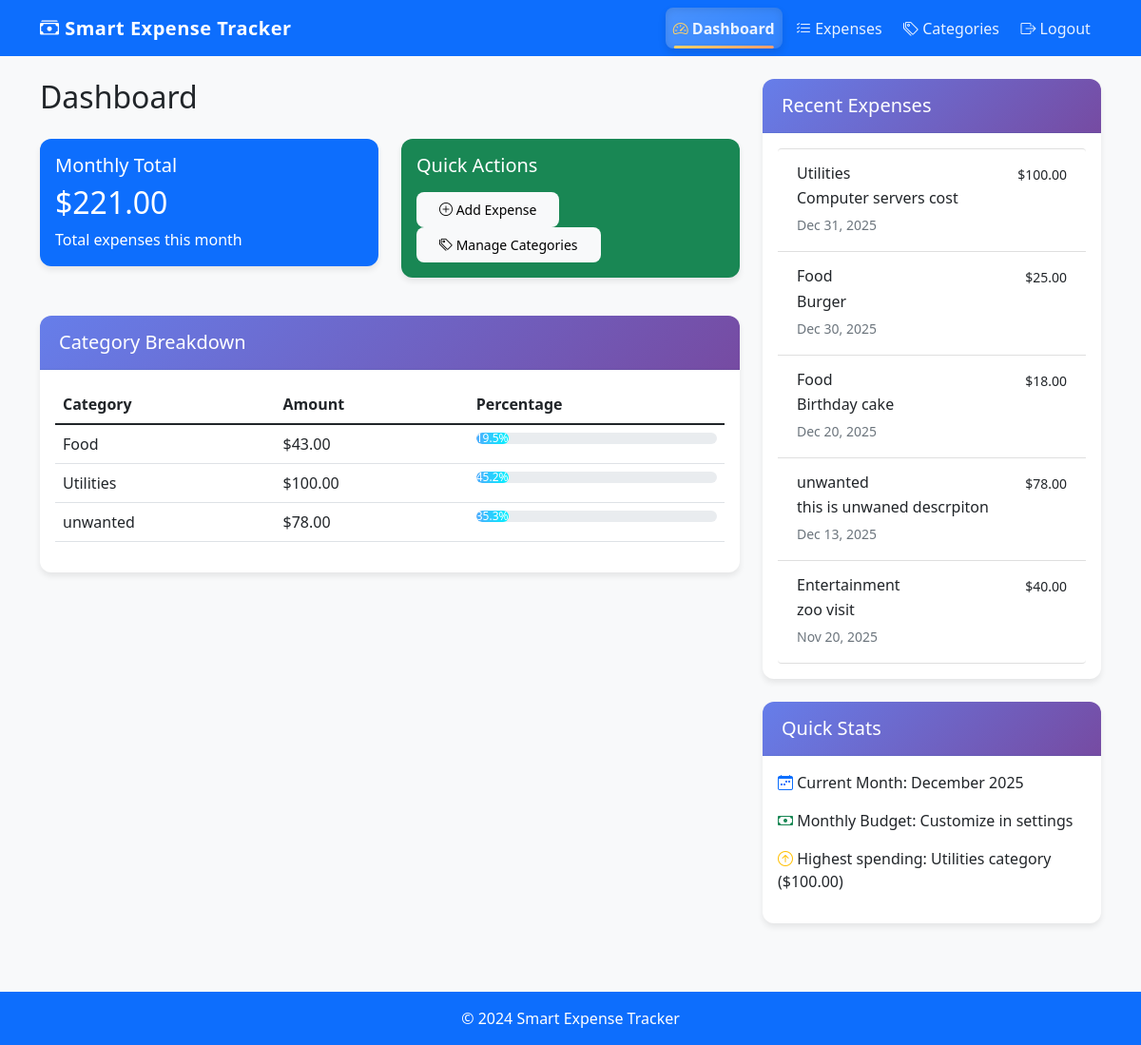
Page /dashboard (signed in) on the earlier database version.
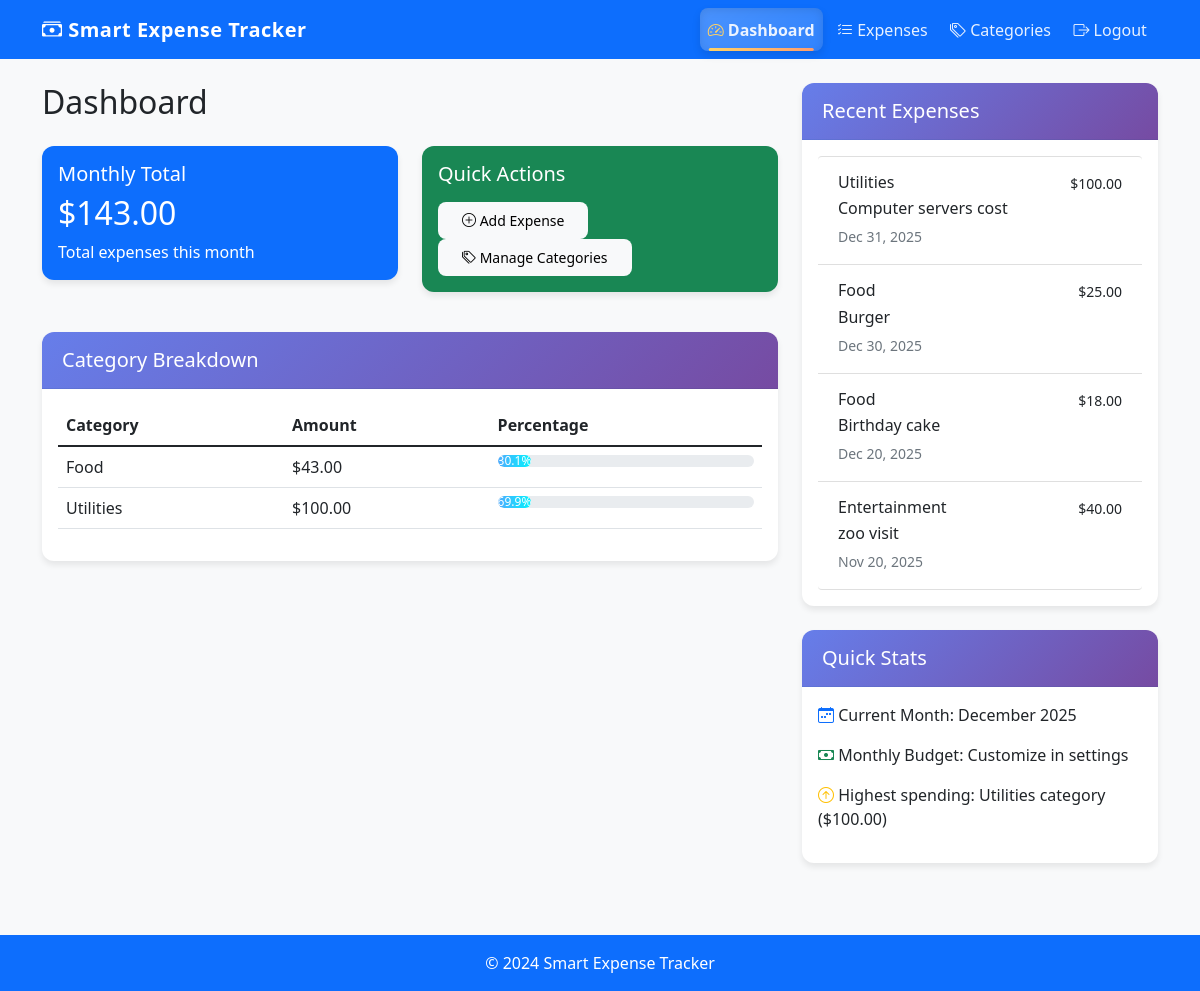
Same page on the later database version.
### app.py (models this page shows)
class Category(db.Model):
    id = db.Column(db.Integer, primary_key=True)
    name = db.Column(db.String(50), nullable=False)
    user_id = db.Column(db.Integer, db.ForeignKey('user.id'), nullable=False)
    expenses = db.relationship('Expense', backref='category', lazy=True)

class Expense(db.Model):
    id = db.Column(db.Integer, primary_key=True)
    amount = db.Column(db.Float, nullable=False)
    description = db.Column(db.String(200))
    date = db.Column(db.Date, nullable=False, default=datetime.utcnow)
    user_id = db.Column(db.Integer, db.ForeignKey('user.id'), nullable=False)
    category_id = db.Column(db.Integer, db.ForeignKey('category.id'), nullable=False)
    created_at = db.Column(db.DateTime, default=datetime.utcnow)

### app.py (the view)
@app.route('/dashboard')
@login_required
def dashboard():
    today = datetime.now()
    first_day = today.replace(day=1).date()  # Convert to date() for comparison
    monthly_expenses = Expense.query.filter(
        Expense.user_id == current_user.id,
        Expense.date >= first_day
    ).all()
    total_monthly = sum(exp.amount for exp in monthly_expenses)
    categories = Category.query.filter_by(user_id=current_user.id).all()
    category_data = []
    for category in categories:
        category_total = sum(exp.amount for exp in category.expenses
                          if exp.date >= first_day)  # Now both are date objects
        if category_total > 0:
            category_data.append({
                'name': category.name,
                'total': category_total
            })
    recent_expenses = Expense.query.filter_by(
        user_id=current_user.id
    ).order_by(Expense.date.desc()).limit(5).all()
    highest_category = None
    if category_data:
        highest_category = max(category_data, key=lambda x: x['total'])
    return render_template('dashboard.html',
                         total_monthly=total_monthly,
                         category_data=category_data,
                         recent_expenses=recent_expenses,
                         current_month=today.strftime('%B %Y'),
                         highest_category=highest_category,
                         today=today)

### app.py (called while the page is built)
@login_manager.user_loader
def load_user(user_id):
    return db.session.get(User, int(user_id))  # Fixed for SQLAlchemy 2.0

### templates/dashboard.html (shortened to what this page needs)
{% extends "base.html" %}
{% block content %}
<div class="row">
    <div class="col-md-8">
        <h2 class="mb-4">Dashboard</h2>
        <div class="row mb-4">
            <div class="col-md-6">
                <div class="card text-white bg-primary mb-3">
                    <div class="card-body">
                        <h5 class="card-title">Monthly Total</h5>
                        <h2 class="card-text">${{ "%.2f"|format(total_monthly) }}</h2>
                        <p class="card-text">Total expenses this month</p>
                    </div>
                </div>
            </div>
            <div class="col-md-6">
                <div class="card text-white bg-success mb-3">
                    <div class="card-body">
                        <h5 class="card-title">Quick Actions</h5>
                        <div class="mt-3">
                            <a href="{{ url_for('add_expense') }}" class="btn btn-light btn-sm me-2">
                                <i class="bi bi-plus-circle"></i> Add Expense
                            </a>
                            <a href="{{ url_for('categories') }}" class="btn btn-light btn-sm">
                                <i class="bi bi-tags"></i> Manage Categories
                            </a>
                        </div>
                    </div>
                </div>
            </div>
        </div>
        <div class="card mb-4">
            <div class="card-header">
                <h5 class="mb-0">Category Breakdown</h5>
            </div>
            <div class="card-body">
                {% if category_data %}
                    <div class="table-responsive">
                        <table class="table table-hover">
                            <thead>
                                <tr>
                                    <th>Category</th>
                                    <th>Amount</th>
                                    <th>Percentage</th>
                                </tr>
                            </thead>
                            <tbody>
                                {% for item in category_data %}
                                <tr>
                                    <td>{{ item.name }}</td>
                                    <td>${{ "%.2f"|format(item.total) }}</td>
                                    <td>
                                        <div class="progress">
                                            {% set percentage = (item.total / total_monthly * 100) if total_monthly > 0 else 0 %}
                                            <div class="progress-bar" role="progressbar" >
                                                {{ "%.1f"|format(percentage) }}%
                                            </div>
                                        </div>
                                    </td>
                                </tr>
                                {% endfor %}
                            </tbody>
                        </table>
                    </div>
                {% else %}
                    <p class="text-muted">No expenses recorded for this month.</p>
                {% endif %}
            </div>
        </div>
    </div>
    <div class="col-md-4">
        <div class="card mb-4">
            <div class="card-header">
                <h5 class="mb-0">Recent Expenses</h5>
            </div>
            <div class="card-body">
                {% if recent_expenses %}
                    <div class="list-group">
                        {% for expense in recent_expenses %}
                        <div class="list-group-item">
                            <div class="d-flex w-100 justify-content-between">
                                <h6 class="mb-1">{{ expense.category.name }}</h6>
                                <small>${{ "%.2f"|format(expense.amount) }}</small>
                            </div>
                            <p class="mb-1">{{ expense.description }}</p>
                            <small class="text-muted">{{ expense.date.strftime('%b %d, %Y') }}</small>
                        </div>
                        {% endfor %}
                    </div>
                {% else %}
                    <p class="text-muted">No recent expenses.</p>
                {% endif %}
            </div>
        </div>
            <div class="card">
            <div class="card-header">
                <h5 class="mb-0">Quick Stats</h5>
            </div>
            <div class="card-body">
                <p><i class="bi bi-calendar-week text-primary"></i> Current Month: {{ current_month }}</p>
                <p><i class="bi bi-cash text-success"></i> Monthly Budget: Customize in settings</p>
                <p><i class="bi bi-arrow-up-circle text-warning"></i>
                    {% if highest_category %}
                        Highest spending: {{ highest_category.name }} category (${{ "%.2f"|format(highest_category.total) }})
                    {% else %}
                        Highest spending: No data yet
                    {% endif %}
                </p>
            </div>
        </div>
    </div>
</div>
{% endblock %}

### templates/base.html (shortened to what this page needs)
<!DOCTYPE html>
<html lang="en">
<head>
    <link href="https://cdn.jsdelivr.net/npm/bootstrap@5.1.3/dist/css/bootstrap.min.css" rel="stylesheet">
    <link rel="stylesheet" href="https://cdn.jsdelivr.net/npm/bootstrap-icons@1.8.1/font/bootstrap-icons.css">
    <link rel="stylesheet" href="{{ url_for('static', filename='css/style.css') }}">
</head>
<body>
    <nav class="navbar navbar-expand-lg navbar-dark bg-primary">
        <div class="container">
            <a class="navbar-brand" href="{{ url_for('dashboard') }}">
                <i class="bi bi-cash-stack"></i> Smart Expense Tracker
            </a>
            <div class="collapse navbar-collapse" id="navbarNav">
                <ul class="navbar-nav ms-auto">
                    {% if current_user.is_authenticated %}
                    <li class="nav-item">
                        <a class="nav-link" href="{{ url_for('dashboard') }}">
                            <i class="bi bi-speedometer2"></i> Dashboard
                        </a>
                    </li>
                    <li class="nav-item">
                        <a class="nav-link" href="{{ url_for('expenses') }}">
                            <i class="bi bi-list-check"></i> Expenses
                        </a>
                    </li>
                    <li class="nav-item">
                        <a class="nav-link" href="{{ url_for('categories') }}">
                            <i class="bi bi-tags"></i> Categories
                        </a>
                    </li>
                    <li class="nav-item">
                        <a class="nav-link" href="{{ url_for('logout') }}">
                            <i class="bi bi-box-arrow-right"></i> Logout
                        </a>
                    </li>
                    {% endif %}
                </ul>
            </div>
        </div>
    </nav>
    <div class="container mt-4">
        {% block content %}{% endblock %}
    </div>
    <footer class="bg-light text-center text-lg-start mt-5">
        <div class="text-center p-3 bg-primary text-white">
            © 2024 Smart Expense Tracker
        </div>
    </footer>
</body>
</html>

### static/css/style.css (style rules this page uses)
body { background-color: #f8f9fa; min-height: 100vh; display: flex; flex-direction: column; font-family: 'Segoe UI', Tahoma, Geneva, Verdana, sans-serif; }
.container { flex: 1; }
.navbar-brand { font-weight: bold; letter-spacing: 0.5px; }
.card { border: none; box-shadow: 0 4px 6px rgba(0, 0, 0, 0.08); margin-bottom: 1.5rem; border-radius: 12px; overflow: hidden; }
.card-header { border-bottom: 1px solid rgba(0, 0, 0, 0.08); background: linear-gradient(135deg, #667eea 0%, #764ba2 100%); color: white; font-weight: 600; padding: 1rem 1.25rem; }
.progress { height: 12px; border-radius: 10px; background-color: #e9ecef; overflow: hidden; }
.progress-bar { border-radius: 10px; background: linear-gradient(90deg, #4facfe 0%, #00f2fe 100%); }
.list-group-item { border-left: none; border-right: none; padding: 1rem 1.25rem; }
.btn { border-radius: 8px; padding: 0.5rem 1.5rem; font-weight: 500; transition: all 0.2s ease; border: none; }
.navbar-nav .nav-link { transition: all 0.3s cubic-bezier(0.25, 0.8, 0.25, 1); position: relative; padding: 0.6rem 1.2rem; margin: 0 0.2rem; border-radius: 8px; font-weight: 500; color: rgba(255, 255, 255, 0.9) !important; }
.navbar-nav .nav-link::after { content: ''; position: absolute; width: 0; height: 3px; bottom: 0; left: 50%; background: linear-gradient(90deg, #00f2fe 0%, #4facfe 100%); transition: all 0.4s cubic-bezier(0.68, -0.55, 0.265, 1.55); transform: translateX(-50%); border-radius: 2px; }
.navbar-nav .nav-link.active { background: linear-gradient(135deg, rgba(255, 255, 255, 0.25) 0%, rgba(255, 255, 255, 0.15) 100%); font-weight: 600; box-shadow: inset 0 2px 8px rgba(0, 0, 0, 0.1), 0 4px 8px rgba(0, 0, 0, 0.1); }
.navbar-nav .nav-link.active::after { width: 85%; height: 3px; background: linear-gradient(90deg, #ffd166 0%, #ff9e6d 100%); }
.navbar-nav .nav-link i { transition: all 0.3s ease; display: inline-block; }
.navbar-nav .nav-link.active i { color: #ffd166; }
html { scroll-behavior: smooth; }
.fade-in { animation: fadeIn 0.6s ease-in-out; }

Differences in the rows shown:
no longer on this page (row edited): Category: name "unwanted", total "78.00", percentage "35.3"
removed Expense: category.name "unwanted", amount "78.00", description "this is unwaned descrpiton", date "Dec 13, 2025"
computed for Category "Food": percentage "19.5" → "30.1"
computed for Category "Utilities": percentage "45.2" → "69.9"
Other differences:
{{ "%.2f"|format(total_monthly) }}: "221.00" → "143.00"
